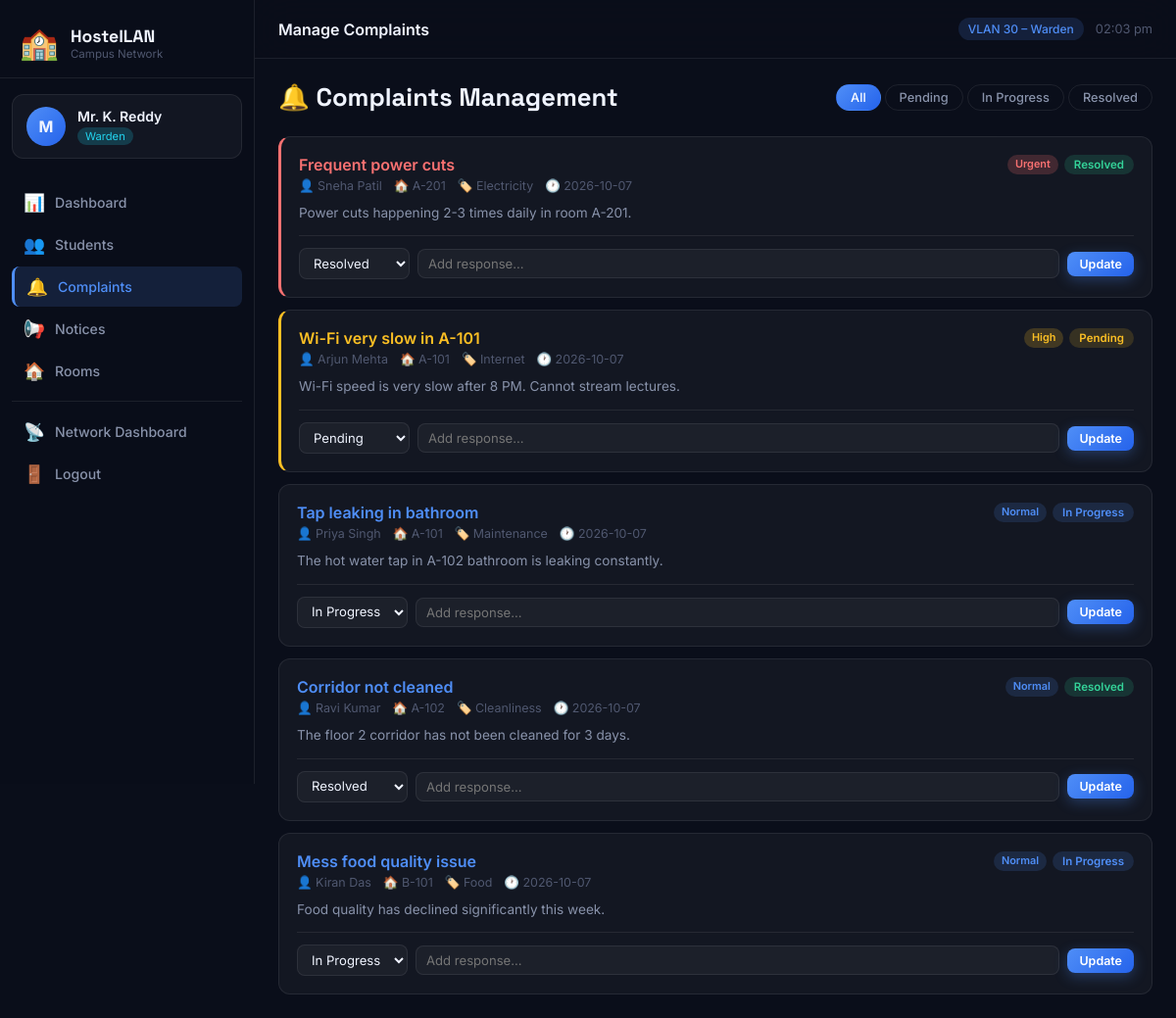
/warden/complaints (signed in), run on the app's committed database.
### tables this page shows
CREATE TABLE complaints (
    id          INTEGER PRIMARY KEY AUTOINCREMENT,
    student_id  INTEGER REFERENCES students(id) ON DELETE CASCADE,
    category    TEXT NOT NULL CHECK(category IN (
                    'Maintenance','Cleanliness','Noise','Food',
                    'Water','Electricity','Internet','Security','Other')),
    subject     TEXT NOT NULL,
    description TEXT NOT NULL,
    status      TEXT DEFAULT 'Pending' CHECK(status IN ('Pending','In Progress','Resolved','Closed')),
    priority    TEXT DEFAULT 'Normal' CHECK(priority IN ('Low','Normal','High','Urgent')),
    assigned_to INTEGER REFERENCES wardens(id),
    response    TEXT,
    created_at  DATETIME DEFAULT CURRENT_TIMESTAMP,
    updated_at  DATETIME DEFAULT CURRENT_TIMESTAMP,
    resolved_at DATETIME
);

CREATE TABLE users (
    id          INTEGER PRIMARY KEY AUTOINCREMENT,
    username    TEXT UNIQUE NOT NULL,
    password    TEXT NOT NULL,          -- SHA-256 hex or Werkzeug hash
    role        TEXT NOT NULL CHECK(role IN ('admin','warden','student')),
    full_name   TEXT NOT NULL,
    email       TEXT,
    phone       TEXT,
    created_at  DATETIME DEFAULT CURRENT_TIMESTAMP,
    is_active   INTEGER DEFAULT 1
);

CREATE TABLE rooms (
    id          INTEGER PRIMARY KEY AUTOINCREMENT,
    room_number TEXT UNIQUE NOT NULL,
    block       TEXT NOT NULL,          -- 'A' or 'B'
    floor       INTEGER NOT NULL,       -- 1 or 2
    capacity    INTEGER DEFAULT 3,
    occupied    INTEGER DEFAULT 0,
    room_type   TEXT DEFAULT 'Standard' CHECK(room_type IN ('Standard','Double','Single')),
    status      TEXT DEFAULT 'Available' CHECK(status IN ('Available','Full','Maintenance')),
    amenities   TEXT                    -- comma-separated
);

### app.py (the view, shortened to what this page needs)
@app.route('/warden/complaints', methods=['GET','POST'])
@role_required('warden')
def warden_complaints():
    status_filter = request.args.get('status', 'all')
    if status_filter == 'all':
        complaints = query(
            """SELECT c.*, u.full_name, r.room_number
               FROM complaints c
               JOIN students s ON c.student_id = s.id
               JOIN users u ON s.user_id = u.id
               LEFT JOIN rooms r ON s.room_id = r.id
               ORDER BY CASE c.priority WHEN 'Urgent' THEN 1 WHEN 'High' THEN 2
                        WHEN 'Normal' THEN 3 ELSE 4 END, c.created_at DESC"""
        )
    return render_template('warden/complaints.html',
        complaints=complaints, status_filter=status_filter)

### app.py (called while the page is built)
def get_db():
    db = getattr(g, '_database', None)
    if db is None:
        db = g._database = sqlite3.connect(DB_PATH)
        db.row_factory = sqlite3.Row
        db.execute("PRAGMA foreign_keys = ON")
    return db

def query(sql, args=(), one=False):
    cur = get_db().execute(sql, args)
    rv  = cur.fetchall()
    return (rv[0] if rv else None) if one else rv

def role_required(*roles):
    def decorator(f):
        @wraps(f)
        def decorated(*args, **kwargs):
            if 'user_id' not in session:
                return redirect(url_for('login'))
            if session.get('role') not in roles:
                flash('Access denied.', 'danger')
                return redirect(url_for('dashboard'))
            return f(*args, **kwargs)
        return decorated
    return decorator

@app.context_processor
def inject_globals():
    return dict(now=datetime.now(), session=session)

### templates/warden/complaints.html (shortened to what this page needs)
{% extends 'base.html' %}
{% block page_title %}Manage Complaints{% endblock %}
{% block content %}
<div class="page-header">
  <h1 class="page-h1">🔔 Complaints Management</h1>
  <div class="filter-tabs">
    <a href="?status=all" class="filter-tab {% if status_filter=='all' %}active{% endif %}">All</a>
    <a href="?status=Pending" class="filter-tab {% if status_filter=='Pending' %}active{% endif %}">Pending</a>
    <a href="?status=In Progress" class="filter-tab {% if status_filter=='In Progress' %}active{% endif %}">In Progress</a>
    <a href="?status=Resolved" class="filter-tab {% if status_filter=='Resolved' %}active{% endif %}">Resolved</a>
  </div>
</div>
<div class="complaints-list">
  {% for c in complaints %}
  <div class="complaint-card priority-{{ c.priority|lower }}">
    <div class="complaint-top">
      <div>
        <h3 class="complaint-subject">{{ c.subject }}</h3>
        <div class="complaint-meta">
          <span>👤 {{ c.full_name }}</span>
          <span>🏠 {{ c.room_number or 'No room' }}</span>
          <span>🏷️ {{ c.category }}</span>
          <span>🕐 {{ c.created_at[:10] }}</span>
        </div>
      </div>
      <div class="complaint-badges">
        <span class="priority-badge priority-{{ c.priority|lower }}">{{ c.priority }}</span>
        <span class="status-badge status-{{ c.status|lower|replace(' ','-') }}">{{ c.status }}</span>
      </div>
    </div>
    <p class="complaint-desc">{{ c.description }}</p>
    <form method="POST" action="{{ url_for('warden_complaints') }}" class="complaint-update-form">
      <select name="status" class="form-control-sm">
        {% for s in ['Pending','In Progress','Resolved','Closed'] %}
          <option value="{{ s }}" {% if c.status == s %}selected{% endif %}>{{ s }}</option>
        {% endfor %}
      </select>
      <input type="text" name="response" class="form-control-sm flex-1"
             placeholder="Add response..." value="{{ c.response or '' }}"/>
      <button type="submit" class="btn btn-sm btn-primary">Update</button>
    </form>
  </div>
  {% endfor %}
</div>
{% endblock %}

### data on the page
complaints: subject "Frequent power cuts", full_name "Sneha Patil", room_number "A-201", category "Electricity", created_at "2026-10-07", priority "Urgent", status "Resolved", description "Power cuts happening 2-3 times daily in room A-201."
complaints: subject "Wi-Fi very slow in A-101", full_name "Arjun Mehta", room_number "A-101", category "Internet", created_at "2026-10-07", priority "High", status "Pending", description "Wi-Fi speed is very slow after 8 PM. Cannot stream lectures."
complaints: subject "Tap leaking in bathroom", full_name "Priya Singh", room_number "A-101", category "Maintenance", created_at "2026-10-07", priority "Normal", status "In Progress", description "The hot water tap in A-102 bathroom is leaking constantly."
complaints: subject "Corridor not cleaned", full_name "Ravi Kumar", room_number "A-102", category "Cleanliness", created_at "2026-10-07", priority "Normal", status "Resolved", description "The floor 2 corridor has not been cleaned for 3 days."
complaints: subject "Mess food quality issue", full_name "Kiran Das", room_number "B-101", category "Food", created_at "2026-10-07", priority "Normal", status "In Progress", description "Food quality has declined significantly this week."

### other printed values
{{ session.full_name[0].upper() }} "M"
{{ session.full_name }} "Mr. K. Reddy"
{{ session.role|capitalize }} "Warden"
